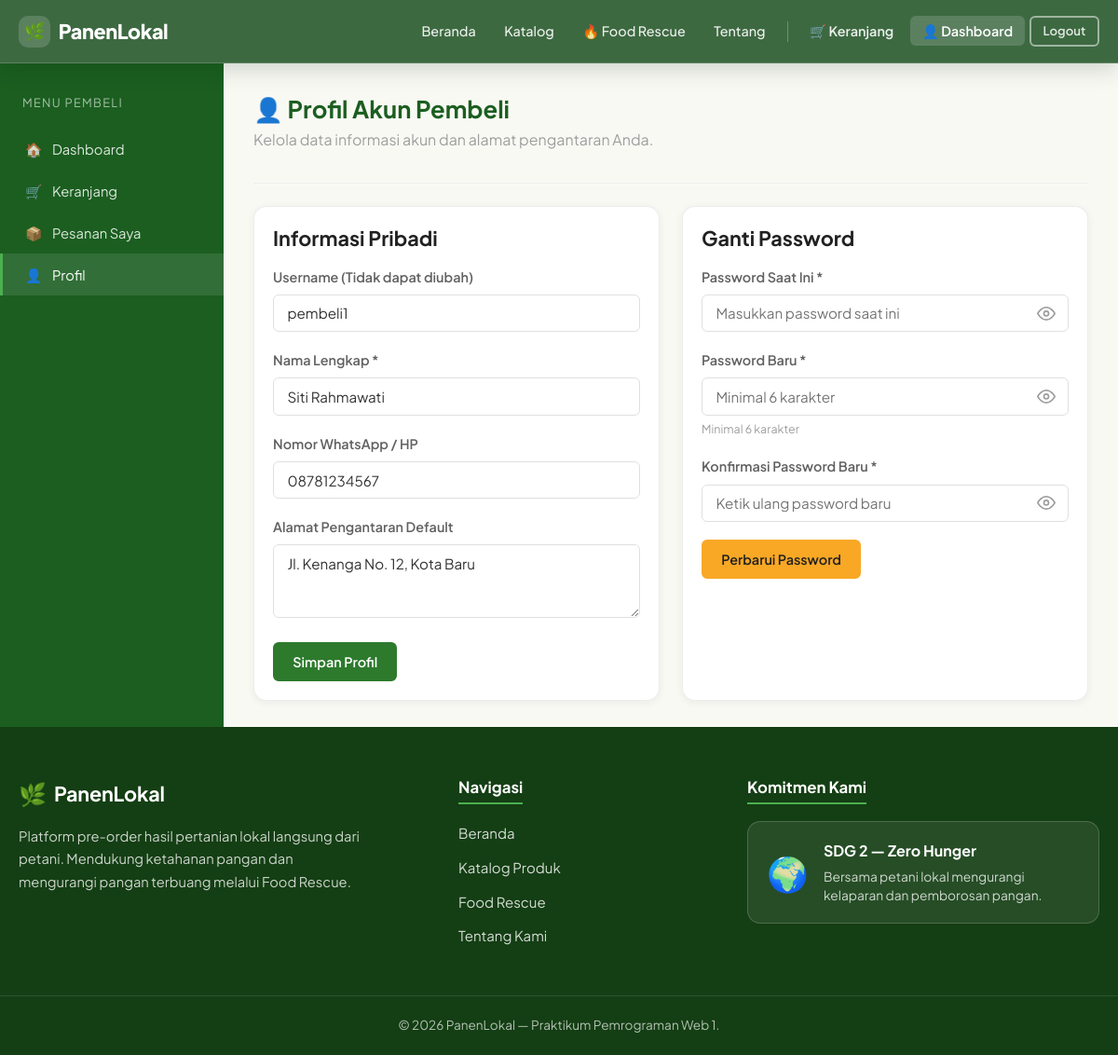
/pembeli/profil.php (signed in), run on the app's committed database.
### tables this page shows
CREATE TABLE IF NOT EXISTS users (
    id BIGINT UNSIGNED AUTO_INCREMENT PRIMARY KEY,
    nama_lengkap VARCHAR(100) NOT NULL,
    username VARCHAR(50) NOT NULL UNIQUE,
    password_hash VARCHAR(255) NOT NULL,
    role ENUM('admin','petani','pembeli') NOT NULL DEFAULT 'pembeli',
    no_hp VARCHAR(20) NULL,
    alamat TEXT NULL,
    status_akun ENUM('aktif','nonaktif') NOT NULL DEFAULT 'aktif',
    created_at TIMESTAMP NOT NULL DEFAULT CURRENT_TIMESTAMP,
    updated_at TIMESTAMP NOT NULL DEFAULT CURRENT_TIMESTAMP ON UPDATE CURRENT_TIMESTAMP
);

### includes/functions.php (called while the page is built, shortened)
<?php
function sanitize($str) {
    return htmlspecialchars((string)$str, ENT_QUOTES, 'UTF-8');
}
?>

### pembeli/profil.php (the view, shortened to what this page needs)
<?php
require_once __DIR__ . '/../config/koneksi.php';
require_once __DIR__ . '/../includes/functions.php';
$user_id = $_SESSION['user_id'];
$stmt = $conn->prepare("SELECT * FROM users WHERE id = ?");
$stmt->bind_param("i", $user_id);
$stmt->execute();
$u = $stmt->get_result()->fetch_assoc();
require_once __DIR__ . '/../includes/header.php';
require_once __DIR__ . '/../includes/navbar.php';
?>
<div class="dashboard-layout">
    <aside class="sidebar">
        <div class="sidebar-title">Menu Pembeli</div>
        <ul class="sidebar-menu">
            <li><a href="<?= BASE_URL ?>/pembeli/index.php"><span class="menu-icon">🏠</span> Dashboard</a></li>
            <li><a href="<?= BASE_URL ?>/pembeli/keranjang.php"><span class="menu-icon">🛒</span> Keranjang</a></li>
            <li><a href="<?= BASE_URL ?>/pembeli/pesanan.php"><span class="menu-icon">📦</span> Pesanan Saya</a></li>
            <li><a href="<?= BASE_URL ?>/pembeli/profil.php" class="active"><span class="menu-icon">👤</span> Profil</a></li>
        </ul>
    </aside>
    <main class="dashboard-main">
        <div class="dashboard-header">
            <h1>👤 Profil Akun Pembeli</h1>
            <p class="text-muted">Kelola data informasi akun dan alamat pengantaran Anda.</p>
        </div>
        <div class="grid grid-2">
            <div class="card card-body">
                <h3>Informasi Pribadi</h3>
                <form method="POST">
                    <div class="form-group mt-2">
                        <label class="form-label">Username (Tidak dapat diubah)</label>
                        <input type="text" class="form-control" value="<?= sanitize($u['username']) ?>" disabled>
                    </div>
                    <div class="form-group">
                        <label class="form-label">Nama Lengkap *</label>
                        <input type="text" name="nama_lengkap" class="form-control" required value="<?= sanitize($u['nama_lengkap']) ?>">
                    </div>
                    <div class="form-group">
                        <label class="form-label">Nomor WhatsApp / HP</label>
                        <input type="text" name="no_hp" class="form-control" value="<?= sanitize($u['no_hp'] ?? '') ?>">
                    </div>
                    <div class="form-group">
                        <label class="form-label">Alamat Pengantaran Default</label>
                        <textarea name="alamat" class="form-control" rows="3"><?= sanitize($u['alamat'] ?? '') ?></textarea>
                    </div>
                    <button type="submit" class="btn btn-primary">Simpan Profil</button>
                </form>
            </div>
            <div class="card card-body">
                <h3>Ganti Password</h3>
                <form method="POST">
                    <div class="form-group mt-2">
                        <label class="form-label" for="password_lama">Password Saat Ini *</label>
                        <div class="password-input-wrap">
                            <input type="password" id="password_lama" name="password_lama" class="form-control" placeholder="Masukkan password saat ini" required autocomplete="current-password">
                            <button type="button" class="password-toggle-btn" data-target="password_lama" aria-label="Tampilkan password saat ini" aria-pressed="false">
                                <svg class="eye-icon eye-open" width="20" height="20" viewBox="0 0 24 24" fill="none" stroke="currentColor" stroke-width="2" stroke-linecap="round" stroke-linejoin="round" aria-hidden="true"><path d="M1 12s4-8 11-8 11 8 11 8-4 8-11 8-11-8-11-8z"/><circle cx="12" cy="12" r="3"/></svg>
                            </button>
                        </div>
                    </div>
                    <div class="form-group">
                        <label class="form-label" for="password_baru">Password Baru *</label>
                        <div class="password-input-wrap">
                            <input type="password" id="password_baru" name="password_baru" class="form-control" placeholder="Minimal 6 karakter" required autocomplete="new-password">
                            <button type="button" class="password-toggle-btn" data-target="password_baru" aria-label="Tampilkan password baru" aria-pressed="false">
                                <svg class="eye-icon eye-open" width="20" height="20" viewBox="0 0 24 24" fill="none" stroke="currentColor" stroke-width="2" stroke-linecap="round" stroke-linejoin="round" aria-hidden="true"><path d="M1 12s4-8 11-8 11 8 11 8-4 8-11 8-11-8-11-8z"/><circle cx="12" cy="12" r="3"/></svg>
                            </button>
                        </div>
                        <div class="form-hint">Minimal 6 karakter</div>
                    </div>
                    <div class="form-group">
                        <label class="form-label" for="konfirmasi_password">Konfirmasi Password Baru *</label>
                        <div class="password-input-wrap">
                            <input type="password" id="konfirmasi_password" name="konfirmasi_password" class="form-control" placeholder="Ketik ulang password baru" required autocomplete="new-password">
                            <button type="button" class="password-toggle-btn" data-target="konfirmasi_password" aria-label="Tampilkan konfirmasi password baru" aria-pressed="false">
                                <svg class="eye-icon eye-open" width="20" height="20" viewBox="0 0 24 24" fill="none" stroke="currentColor" stroke-width="2" stroke-linecap="round" stroke-linejoin="round" aria-hidden="true"><path d="M1 12s4-8 11-8 11 8 11 8-4 8-11 8-11-8-11-8z"/><circle cx="12" cy="12" r="3"/></svg>
                            </button>
                        </div>
                    </div>
                    <button type="submit" class="btn btn-warning">Perbarui Password</button>
                </form>
            </div>
        </div>
    </main>
</div>
<?php require_once __DIR__ . '/../includes/footer.php'; ?>

### data on the page
users: username "pembeli1", nama_lengkap "Siti Rahmawati", no_hp "08781234567", alamat "Jl. Kenanga No. 12, Kota Baru"
